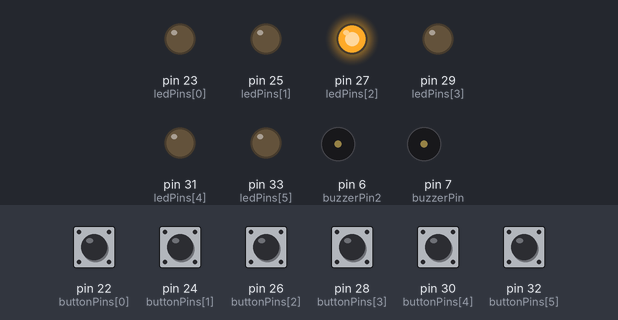
The sketch below on a simulated Arduino Mega 2560, built with avr-gcc and run on an emulated ATmega2560. Shown: output pins drawn as LEDs (lit = HIGH), buzzer (waves = sounding, pin HIGH). The test bench sets the inputs (shaded band); at power-on: pin 22 (buttonPins[0]), pin 24 (buttonPins[1]), pin 26 (buttonPins[2]), pin 28 (buttonPins[3]), pin 30 (buttonPins[4]), pin 32 (buttonPins[5]) LOW. Random numbers use the default seed unless the sketch sets one; what the sketch prints to the serial monitor is not drawn. At 33.6 s the program stops and its outputs stay as they are.

Above: at 3.8 s.
3.9 s: pin 26 (buttonPins[2]) pulled HIGH for 0.15 s
At 4.2 s:
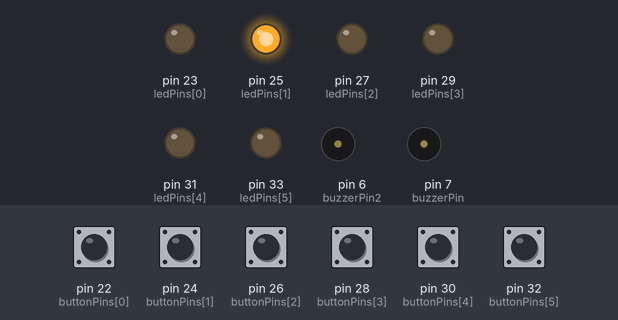
5.5 s: pin 24 (buttonPins[1]) pulled HIGH for 0.15 s
At 5.9 s:
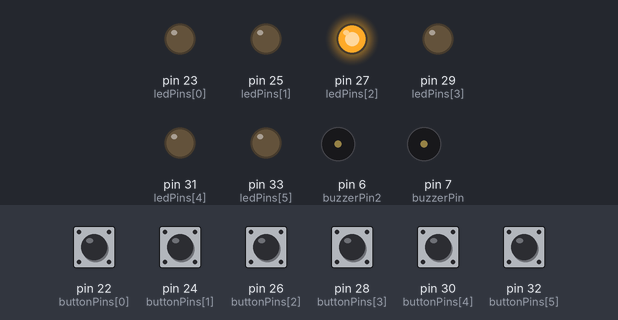
7.1 s: pin 26 (buttonPins[2]) pulled HIGH for 1 s
At 8.1 s:
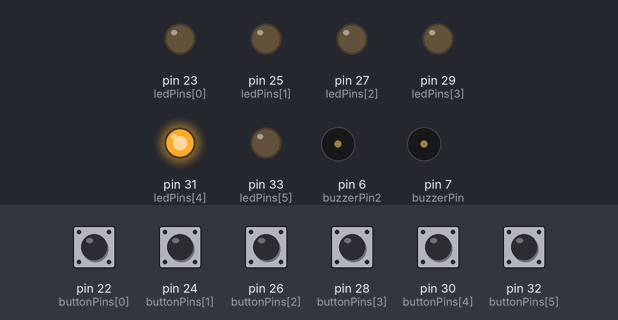
9.6 s: pin 30 (buttonPins[4]) pulled HIGH for 0.15 s
At 10.0 s:
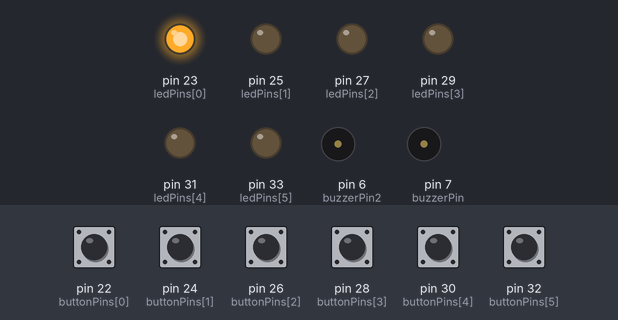
11.2 s: pin 22 (buttonPins[0]) pulled HIGH for 0.15 s
At 12.4 s:
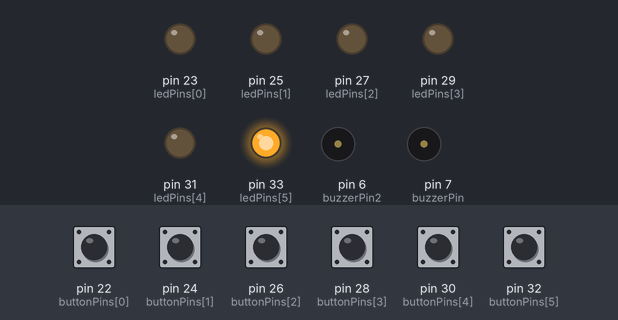
12.8 s: pin 32 (buttonPins[5]) pulled HIGH for 0.15 s
At 34.1 s:
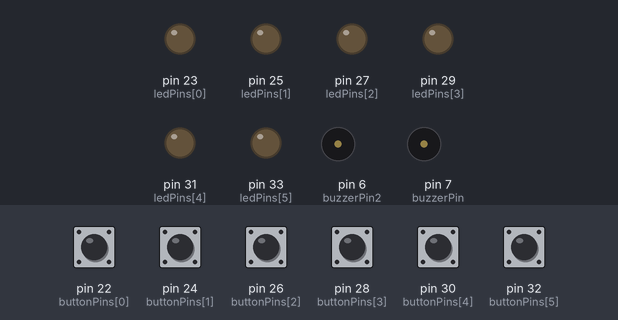
Timing chart, 0 to 35.1 s (numbered marks = the images above; inputs shaded):
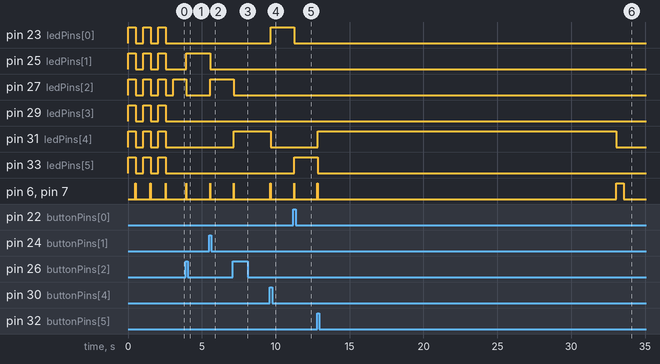

Measured:
- after the input at 3.9 s, pin 25 (ledPins[1]): LOW → HIGH after 0.06 s; pin 27 (ledPins[2]): HIGH → LOW after 0.06 s; pin 6 (buzzerPin2), pin 7 (buzzerPin): LOW → HIGH at once, → LOW 0.02 s later
- after the input at 5.5 s, pin 25 (ledPins[1]): HIGH → LOW after 0.07 s; pin 27 (ledPins[2]): LOW → HIGH after 0.07 s; pin 6 (buzzerPin2), pin 7 (buzzerPin): LOW → HIGH after 0.05 s, → LOW 0.02 s later
- after the input at 7.1 s, pin 27 (ledPins[2]): HIGH → LOW after 0.07 s; pin 31 (ledPins[4]): LOW → HIGH after 0.07 s; pin 6 (buzzerPin2), pin 7 (buzzerPin): LOW → HIGH after 0.05 s, → LOW 0.02 s later
- after the input at 9.6 s, pin 23 (ledPins[0]): LOW → HIGH after 0.07 s; pin 31 (ledPins[4]): HIGH → LOW after 0.07 s; pin 6 (buzzerPin2), pin 7 (buzzerPin): LOW → HIGH after 0.05 s, → LOW 0.02 s later
- after the input at 11.2 s, pin 23 (ledPins[0]): HIGH → LOW after 0.07 s; pin 33 (ledPins[5]): LOW → HIGH after 0.07 s; pin 6 (buzzerPin2), pin 7 (buzzerPin): LOW → HIGH after 0.05 s, → LOW 0.02 s later
- after the input at 12.8 s, pin 31 (ledPins[4]): LOW → HIGH at once, → LOW 20.2 s later
- by itself, pin 27 (ledPins[2]): alternates HIGH for 0.52 s and LOW for 0.50 s
- by itself, pin 6 (buzzerPin2), pin 7 (buzzerPin): alternates HIGH for 0.02 s and LOW for 1.0 s

The sketch:

mod15.ino
```cpp
/**
   Array contenente il vecchio stato dei bottoni.
*/
boolean lastButtonsState[6];

/**
   Array contenente lo stato attuale dei bottoni.
*/
boolean currentButtonsState[6];

/**
   Booleano che verifica se si è presenti nel primo ciclo.
*/
boolean firstCicle = true;

/**
   Array contenente i pins dei bottoni.
*/
int buttonPins[] = {22, 24, 26, 28, 30, 32};
/**
   Array contenente i pins dei led
*/

int ledPins[] = {23, 25, 27, 29, 31, 33};

/**
   Il numero di millisecondi mancanti alla fine del gioco.
*/
long countdown = 30000;

/**
   Valore relativo al vecchio indice del led da accendere.
*/
int lastNumber = NULL;

/**
   Valore relativo all'indice attuale del led da accendere.
*/
int currentNumber = -1;


float timer = 0;
/**
   Punteggio della partita
*/
int score = 0;
int buzzerPin = 7;
int buzzerPin2 = 6;
int delayValue = 20;


void setup()
{
  //Funzionamento dei pin

  randomSeed(analogRead(0));
  pinMode(buzzerPin, OUTPUT);
  pinMode(buzzerPin2, OUTPUT);
  for (int i = 0; i < sizeof(buttonPins) / sizeof(buttonPins[0]); i++)
  {
    //Assegno i pin ai relativi bottoni e led.
    pinMode(buttonPins[i], INPUT);
    pinMode(ledPins[i], OUTPUT);

    //Riempio di false i due array.
    lastButtonsState[i] = false;
    currentButtonsState[i] = false;
  }
  Serial.begin(9600);
}

void loop()
{
  if (firstCicle)
  {
    boolean led = HIGH;
    for (int i = 0; i < 6; i++) {

      for (int j = 0; j < sizeof(ledPins) / sizeof(ledPins[0]); j++)
      {
        digitalWrite(ledPins[j], led);
      }
      delay(500);
      led = !led;
      if (i % 2 == 0) {

        digitalWrite(buzzerPin, HIGH);
        digitalWrite(buzzerPin2, HIGH);
        delay(delayValue);
        digitalWrite(buzzerPin, LOW);
        digitalWrite(buzzerPin2, LOW);
      }
    }
    timer = millis();
    lightLed();
    firstCicle = false;
  }

  for (int i = 0; i < sizeof(buttonPins) / sizeof(buttonPins[0]); i++)
  {
    currentButtonsState[i] = debounce(i);
    //digitalRead(buttonPins[currentNumber]);
    //Serial.print("bottone corrente: ");
    //Serial.println(buttonPins[i]);
    if (currentButtonsState[i] == true && currentButtonsState[i] != lastButtonsState[i] && i == currentNumber)
    {
      //Serial.println("premuto correttamente");
      score++;
      Serial.print("Score: ");
      Serial.println(score);
      digitalWrite(buzzerPin, HIGH);
      digitalWrite(buzzerPin2, HIGH);
      delay(delayValue);
      digitalWrite(buzzerPin, LOW);
      digitalWrite(buzzerPin2, LOW);
      lightLed();
    }

    lastButtonsState[i] = currentButtonsState[i];
    //Stampa dei dati
    /*Cifre(countdown, a,b,c,d,e,f,g);
      Cifre(score, a2,b2,c2,d2,e2,f2,g2);*/
    delay(1);
    Serial.println(millis() - timer);
    if ((millis() - timer) >= countdown)
    {
      for (int i = 0; i < sizeof(ledPins) / sizeof(ledPins[0]); i++)
      {
        digitalWrite(ledPins[i], LOW);
      }
      digitalWrite(buzzerPin, HIGH);
      digitalWrite(buzzerPin2, HIGH);
      delay(25 * delayValue);
      digitalWrite(buzzerPin, LOW);
      digitalWrite(buzzerPin2, LOW);
      exit(0);
    }
  }
}

boolean debounce(int n)
{
  boolean current = (digitalRead(buttonPins[n]));
  if (lastButtonsState[n] != current)
  {
    delay(1);
    current = digitalRead(buttonPins[n]);
  }
  //Serial.print("stato bottone: ");
  //Serial.println(current);
  return current;
}

void lightLed()
{
  boolean a = true;
  while (a)
  {

    currentNumber = random(0, 6);

    if (currentNumber != lastNumber)
    {
      a = false;
    }
  }
  lastNumber = currentNumber;
  //Serial.print("currentNumber: ");
  //Serial.println(currentNumber);
  for (int i = 0; i < sizeof(ledPins) / sizeof(ledPins[0]); i++)
  {
    //Serial.print("Spengo led ");
    //Serial.println(ledPins[i]);
    digitalWrite(ledPins[i], LOW);
  }
  //Serial.print("Accendo led ");
  //Serial.println(ledPins[currentNumber]);
  digitalWrite(ledPins[currentNumber], HIGH);
  /*Serial.print("led da accendere:  ");
    Serial.println(ledPins[currentNumber]);*/
}
```
